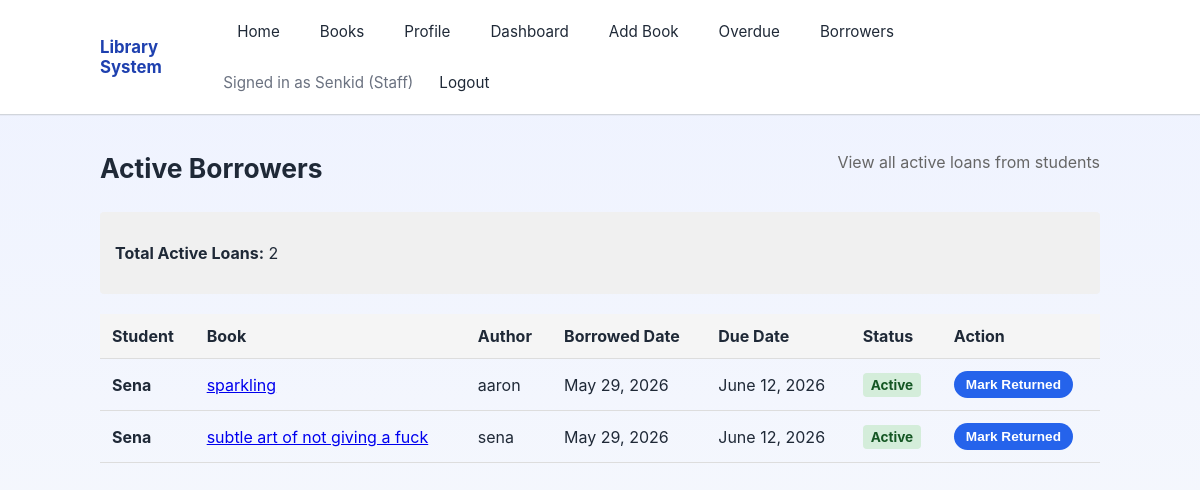
Page /books/borrowers/ (signed in) on the committed database.
### library/models.py (models this page shows, shortened)
class Loan(models.Model):
    user = models.ForeignKey(User, on_delete=models.CASCADE)
    book = models.ForeignKey(Book, on_delete=models.CASCADE)
    borrowed_date = models.DateField(auto_now_add=True)
    return_date = models.DateField()
    returned = models.BooleanField(default=False)

class Book(models.Model):
    category = models.ForeignKey(Category, on_delete=models.CASCADE)
    title = models.CharField(max_length=200)
    author = models.CharField(max_length=100)
    description = models.TextField()
    cover_image = models.ImageField(upload_to='books/')
    available_copies = models.PositiveIntegerField(default=1)

### library/views.py (the view)
# urls.py: path('books/borrowers/', views.borrowers_list, name='borrowers_list'),
@login_required
def borrowers_list(request):
    if not request.user.is_staff:
        messages.error(request, 'Not authorized to view borrowers list')
        return redirect('home')
    today = date.today()
    loans = Loan.objects.filter(returned=False).select_related('book', 'user').order_by('return_date')
    return render(request, 'library/borrowers_list.html', {'loans': loans, 'today': today})

### library/templates/library/borrowers_list.html (shortened to what this page needs)
{% extends 'base.html' %}
{% block content %}
<div class="page-header">
    <h1>Active Borrowers</h1>
    <p class="subtitle">View all active loans from students</p>
</div>
{% if loans %}
    <div class="borrowers-stats">
        <p><strong>Total Active Loans:</strong> {{ loans|length }}</p>
    </div>
    <table class="borrowers-table">
        <thead>
            <tr>
                <th>Student</th>
                <th>Book</th>
                <th>Author</th>
                <th>Borrowed Date</th>
                <th>Due Date</th>
                <th>Status</th>
                <th>Action</th>
            </tr>
        </thead>
        <tbody>
            {% for loan in loans %}
                <tr>
                    <td><strong>{{ loan.user.get_full_name|default:loan.user.username }}</strong></td>
                    <td><a href="{% url 'book_detail' loan.book.id %}">{{ loan.book.title }}</a></td>
                    <td>{{ loan.book.author }}</td>
                    <td>{{ loan.borrowed_date }}</td>
                    <td>
                        <span class="due-date {% if loan.return_date < today %}overdue{% endif %}">
                            {{ loan.return_date }}
                        </span>
                    </td>
                    <td>
                        {% if loan.return_date < today %}
                            <span class="status-badge overdue">Overdue</span>
                        {% else %}
                            <span class="status-badge active">Active</span>
                        {% endif %}
                    </td>
                    <td>
                        <form method="post" action="{% url 'return_book' loan.id %}" style="display:inline;">
                            <button type="submit" class="button button-small">Mark Returned</button>
                        </form>
                    </td>
                </tr>
            {% endfor %}
        </tbody>
    </table>
{% else %}
    <div class="empty-state">
        <p>No active loans at the moment.</p>
        <a class="button" href="{% url 'book_list' %}">Back to Books</a>
    </div>
{% endif %}
{% endblock %}

### templates/base.html (shortened to what this page needs)
{% load static %}
<!DOCTYPE html>
<html>
<head>
    <link rel="stylesheet" href="{% static 'css/style.css' %}">
</head>
<body>
    <header class="site-header">
        <div class="container header-inner">
            <a class="brand" href="/">Library System</a>
            <nav class="site-nav">
                <a href="/">Home</a>
                {% if user.is_authenticated %}
                    <a href="/books/">Books</a>
                    <a href="{% url 'profile' %}">Profile</a>
                    {% if user.is_staff %}
                        <a href="{% url 'dashboard' %}">Dashboard</a>
                        <a href="/add-book/">Add Book</a>
                    {% endif %}
                    <a href="{% url 'overdue_loans' %}">Overdue</a>
                    {% if user.is_staff %}
                        <a href="{% url 'borrowers_list' %}">Borrowers</a>
                    {% endif %}
                    <span class="nav-user">Signed in as {{ user.username }} ({{ user.is_staff|yesno:"Staff,Student" }})</span>
                    <a href="{% url 'logout' %}">Logout</a>
                {% else %}
                    <a href="{% url 'login' %}">Login</a>
                    <a href="{% url 'register' %}">Register</a>
                {% endif %}
            </nav>
        </div>
    </header>
    <main class="container main-content">
        {% block content %}
        {% endblock %}
    </main>
</body>
</html>

### static/css/style.css (style rules this page uses)
* { box-sizing: border-box; }
:root { --bg: #f7f8fb; --surface: #ffffff; --surface-strong: #edf2f7; --text: #1f2937; --muted: #6b7280; --primary: #2563eb; --primary-dark: #1e40af; --danger: #dc2626; --warning: #f59e0b; --border: #d1d5db; --shadow: 0 10px 30px rgba(15, 23, 42, 0.08); }
body { margin: 0; min-height: 100vh; font-family: Inter, system-ui, -apple-system, BlinkMacSystemFont, "Segoe UI", sans-serif; background: linear-gradient(180deg, #eef2ff 0%, #f8fafc 100%); color: var(--text); }
.container { width: min(1000px, calc(100% - 32px)); margin: 0 auto; }
.site-header { background: #ffffff; border-bottom: 1px solid var(--border); box-shadow: 0 1px 0 rgba(15, 23, 42, 0.04); }
.header-inner { display: flex; align-items: center; justify-content: space-between; gap: 12px; padding: 12px 0; }
.brand { font-size: 1.05rem; font-weight: 700; color: var(--primary-dark); text-decoration: none; }
.site-nav { display: flex; flex-wrap: wrap; align-items: center; gap: 12px; font-size: 0.95rem; }
.site-nav a { color: var(--text); text-decoration: none; padding: 10px 14px; border-radius: 9999px; transition: background 0.2s ease, color 0.2s ease; }
.nav-user { color: var(--muted); }
.main-content { padding: 32px 0 64px; }
.page-header { display: flex; flex-wrap: wrap; justify-content: space-between; align-items: center; gap: 16px; margin-bottom: 24px; }
.page-header h1 { margin: 0; font-size: clamp(1.5rem, 2.2vw, 1.8rem); }
.search-form button, .link-button, .button { border: none; cursor: pointer; border-radius: 9999px; padding: 8px 12px; background: var(--primary); color: #fff; text-decoration: none; font-weight: 600; font-size: 0.95rem; transition: transform 0.12s ease, background 0.12s ease; }
table { width: 100%; border-collapse: collapse; }
thead { background: #eef2ff; }
th, td { padding: 12px; border-bottom: 1px solid var(--border); text-align: left; }

### library/templates/library/borrowers_list.html (style rules this page uses)
.borrowers-table { width: 100%; border-collapse: collapse; margin-top: 20px; }
.borrowers-table thead { background-color: #f5f5f5; }
.borrowers-table th, .borrowers-table td { padding: 12px; text-align: left; border-bottom: 1px solid #ddd; }
.status-badge { display: inline-block; padding: 4px 8px; border-radius: 4px; font-size: 0.85em; font-weight: bold; }
.status-badge.active { background-color: #d4edda; color: #155724; }
.button-small { padding: 6px 12px; font-size: 0.85em; }
.borrowers-stats { background-color: #f0f0f0; padding: 15px; border-radius: 4px; margin-bottom: 20px; }
.subtitle { color: #666; margin-top: 5px; }

### rows in the picture
Loan: user.get_full_name "Sena", book "sparkling", book.author "aaron", borrowed_date "May 29, 2026", return_date "June 12, 2026", shows "Active"
Loan: user.get_full_name "Sena", book "subtle art of not giving a fuck", book.author "sena", borrowed_date "May 29, 2026", return_date "June 12, 2026", shows "Active"

### other values in the picture
{{ user.username }} "Senkid"
{{ user.is_staff|yesno:"Staff,Student" }} "Staff"
{{ loans|length }} "2"
